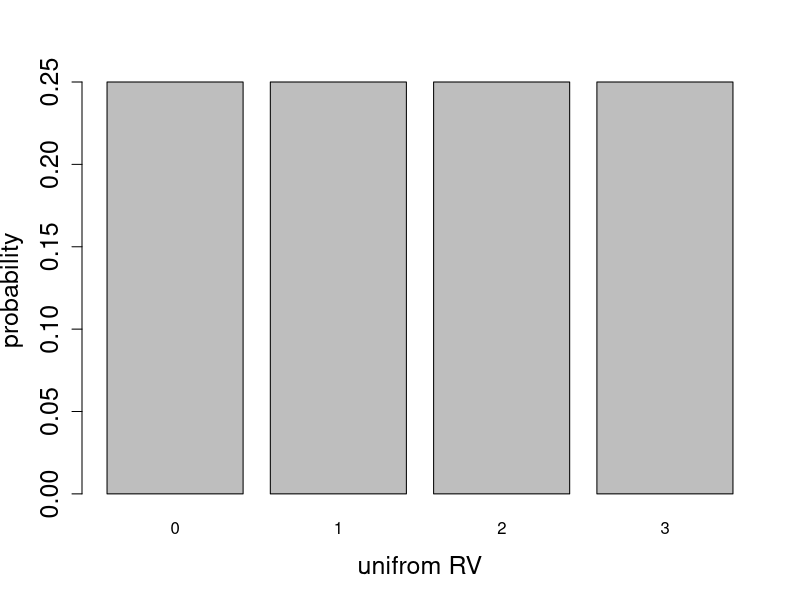
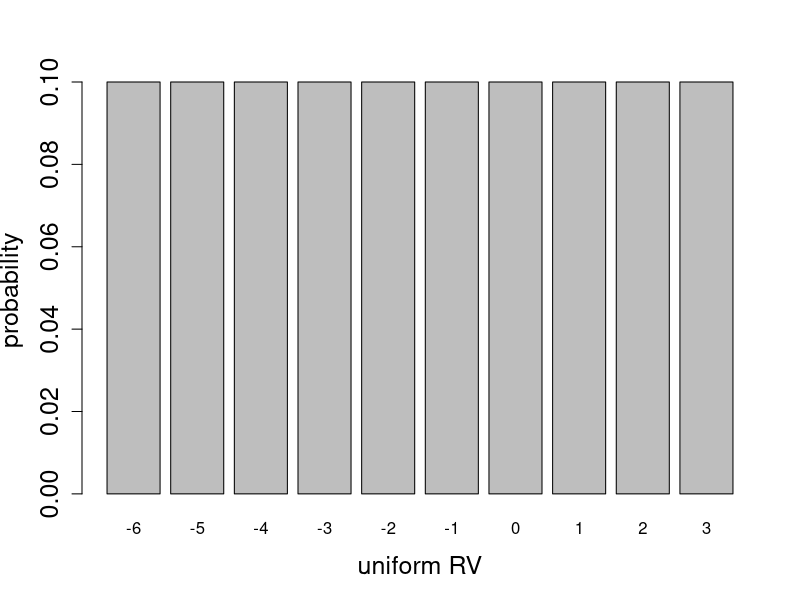
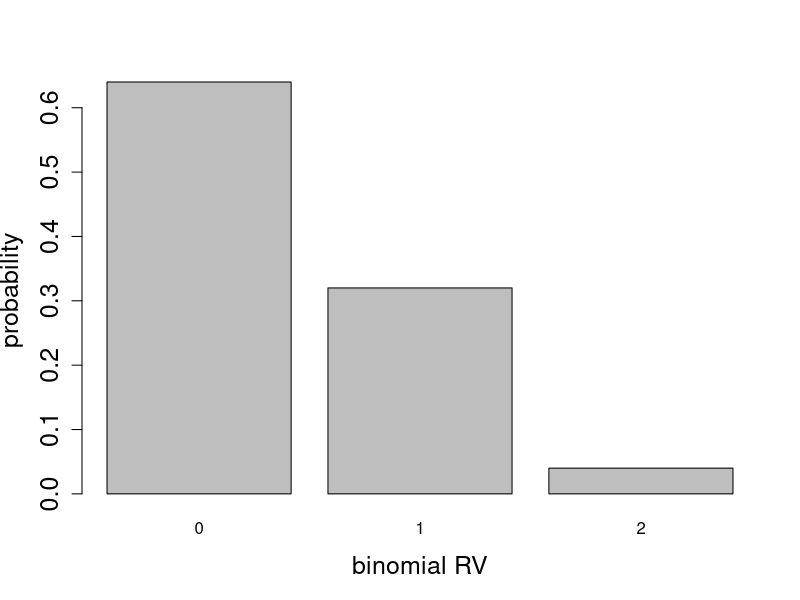
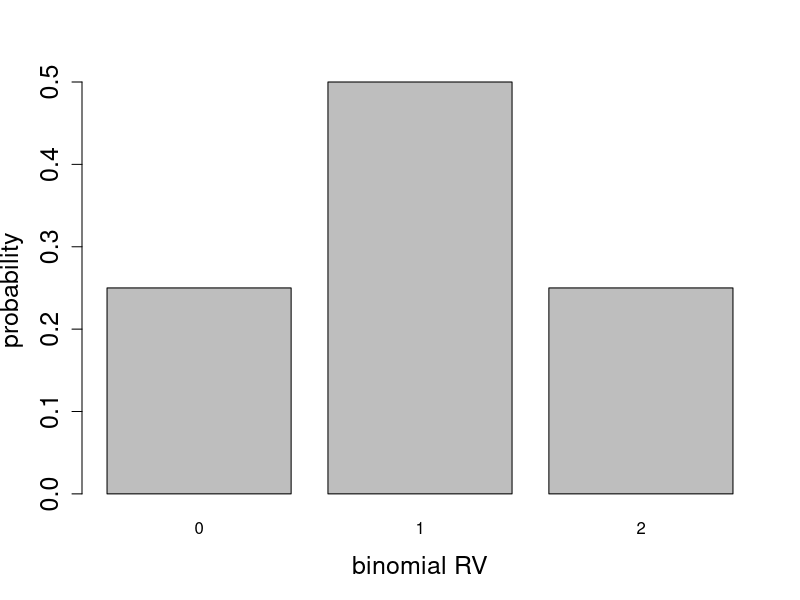
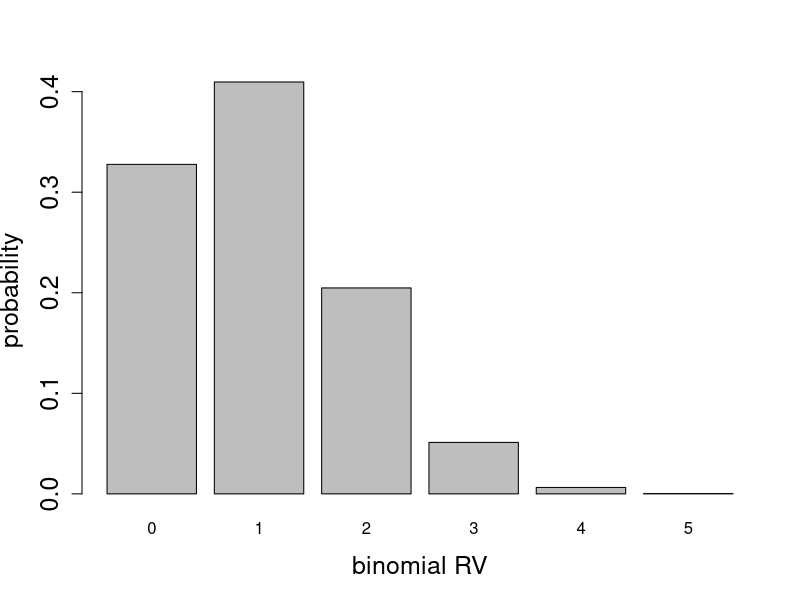
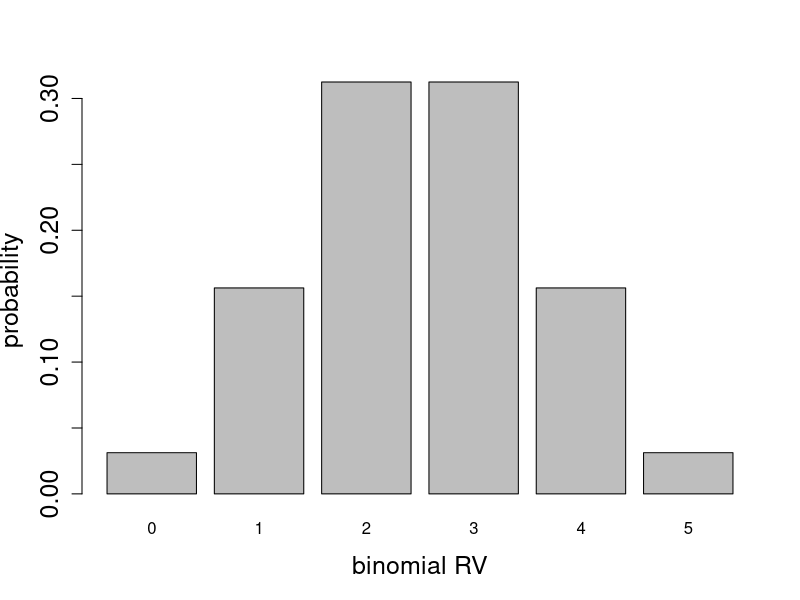
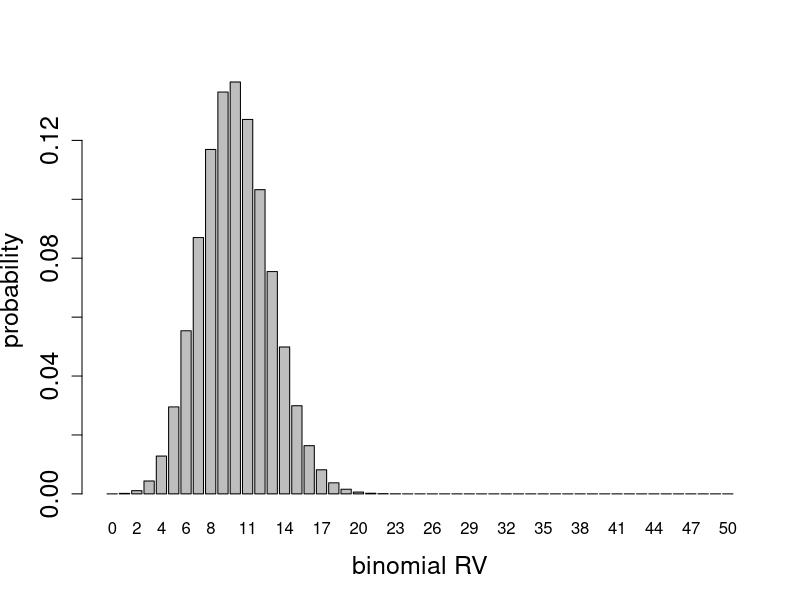
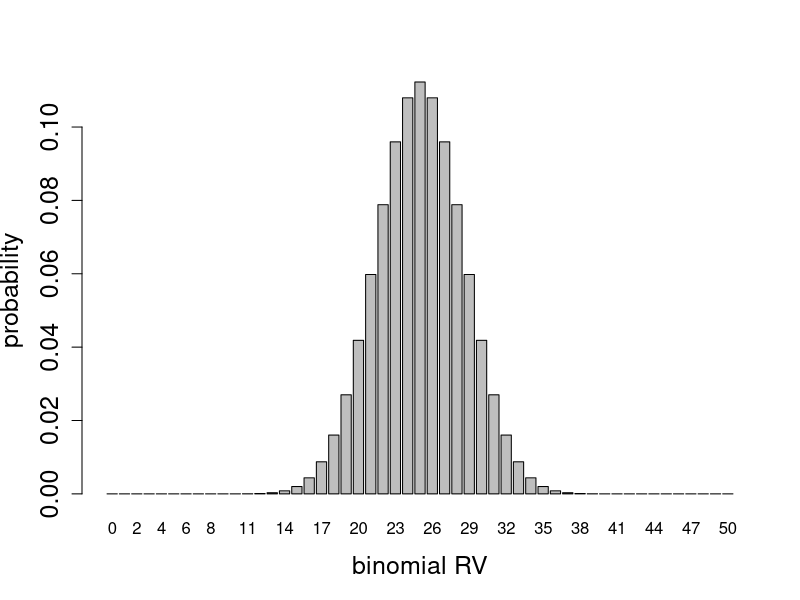

Reproduce these figures in R, in order.
## ---- chunk 1
library(knitr)
# set global chunk options
opts_chunk$set(fig.path='figure/minimal-', fig.show='hold')
options(replace.assign=TRUE,width=90,tidy=TRUE)
## ---- chunk 2
n <- 4
unif.dist <- rep(1/n,n)
values <- 0:(n-1)
barplot(unif.dist,names.arg=values,cex.axis=1.5,cex.lab=1.5,xlab='unifrom RV',ylab='probability')
n <- 10
unif.dist <- rep(1/n,n)
values <- -6:3
barplot(unif.dist,names.arg=values,cex.axis=1.5,cex.lab=1.5,xlab='uniform RV',ylab='probability')
## ---- chunk 3
n <- 2
p<-0.2
values <- 0:n
prob.dist <- dbinom(values,n,p)
barplot(prob.dist,names.arg=values,cex.axis=1.5,cex.lab=1.5,xlab='binomial RV',ylab='probability')
p<-0.5
values <- -0:n
prob.dist <- dbinom(values,n,p)
barplot(prob.dist,names.arg=values,cex.axis=1.5,cex.lab=1.5,xlab='binomial RV',ylab='probability')
## ---- chunk 4
n <- 5
p<-0.2
values <- 0:n
prob.dist <- dbinom(values,n,p)
barplot(prob.dist,names.arg=values,cex.axis=1.5,cex.lab=1.5,xlab='binomial RV',ylab='probability')
p<-0.5
values <- -0:n
prob.dist <- dbinom(values,n,p)
barplot(prob.dist,names.arg=values,cex.axis=1.5,cex.lab=1.5,xlab='binomial RV',ylab='probability')
## ---- chunk 5
n <- 50
p<-0.2
values <- 0:n
prob.dist <- dbinom(values,n,p)
barplot(prob.dist,names.arg=values,cex.axis=1.5,cex.lab=1.5,xlab='binomial RV',ylab='probability')
p<-0.5
values <- -0:n
prob.dist <- dbinom(values,n,p)
barplot(prob.dist,names.arg=values,cex.axis=1.5,cex.lab=1.5,xlab='binomial RV',ylab='probability')
## ---- chunk 6
x <- sample(1:20,1)
y <- sample(1:20,1)
print(x)
print(y)
## ---- chunk 7
x <- sample(1:20,10)
print(x)
y <- sample(1:20,10,replace=TRUE)
print(y)
## ---- chunk 8
x <- rbinom(1,20,0.2)
print(x)
y <- rbinom(1,20,0.6)
print(y)
## ---- chunk 9
x <- rbinom(10,20,0.2)
print(x)
y <- rbinom(10,20,0.6)
print(y)
## ---- chunk 10
n <- 20
p <- 0.2
print(dbinom(1,n,p))
## ---- chunk 11
values.vec <- 0:n
prob.dist <- dbinom(values.vec,n,p)
barplot(prob.dist,names.arg=values.vec,xlab='binomial RV',ylab='probability',
main='binom dist with n=20 and p=0.2')
p<-0.6
prob.dist <- dbinom(values.vec,n,p)
barplot(prob.dist,names.arg=values.vec,xlab='binomial RV',ylab='probability',
main='binom dist with n=20 and p=0.6')
